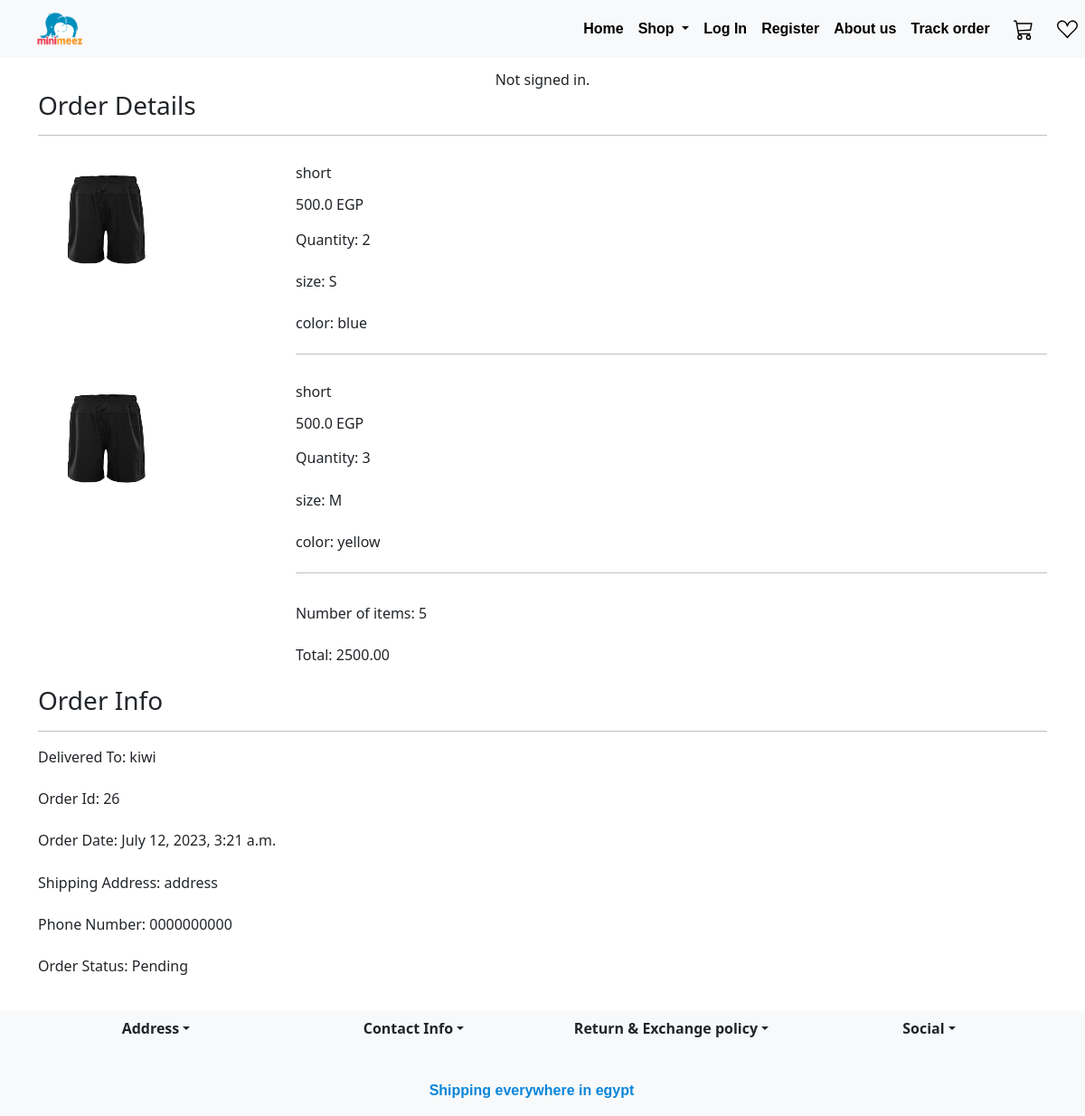
Page /orderDetails/26/ on the committed database.
### app/models.py (models this page shows, shortened)
class OrderItem(models.Model):
    order = models.ForeignKey(Order, on_delete=models.CASCADE, related_name="order_items")
    product = models.ForeignKey(product, on_delete=models.CASCADE)
    color = models.ForeignKey(Color, on_delete=models.CASCADE)
    size = models.ForeignKey(Size, on_delete=models.CASCADE)
    quantity = models.IntegerField(default=1)

class product(models.Model):
    GENDER_CHOICES = [
        ('male', 'male'),
        ('female', 'female'),
    ]
    title=models.CharField(max_length=64)
    img = models.ImageField(upload_to='app/images')
    price=models.FloatField()
    gender=models.CharField(max_length=64,choices=GENDER_CHOICES)
    category=models.ForeignKey(Category,on_delete=models.CASCADE,blank=True,null=True,related_name="category")
    color=models.ManyToManyField(Color)
    size=models.ManyToManyField(Size)

class Size(models.Model):
    name = models.CharField(max_length=64)
    def __str__(self):
        return self.name

class Color(models.Model):
    name = models.CharField(max_length=64)
    def __str__(self):
        return self.name

class Order(models.Model):
    user = models.ForeignKey(User, on_delete=models.CASCADE, blank=True, null=True, related_name="orders")
    total = models.DecimalField(max_digits=10, decimal_places=2)
    order_date = models.DateTimeField(default= datetime.now())
    statusChoices= [
        ('Pending', 'Pending'),
        ("accepted","accepted"),
        ("out for delivery","out for delivery"),
        ('Delivered', 'Delivered'),
        ('Cancelled', 'Cancelled'),
    ]
    status=models.CharField(max_length=64,default="Pending",choices=statusChoices)

class User(AbstractUser):
    phone_number = models.CharField(max_length=20 ,default="0000000000")
    address = models.CharField(max_length=100,default="address")
    def __str__(self):
        return f"{self.username}"

### app/views.py (the view)
# urls.py: path('orderDetails/<int:id>/', views.orderDetails, name='orderDetails'),
def orderDetails(request, id):
    order = Order.objects.get(pk=id)
    orderItems = OrderItem.objects.filter(order=order)
    orderCount = 0
    for item in orderItems:
        orderCount=orderCount+item.quantity
    return render(request, "app/orderDetails.html", {"order": order, "orderItems": orderItems, "orderCount": orderCount})

### app/context_processors.py (called while the page is built)
def cart_count(request):
    if request.user.is_authenticated:
        cart= Cart.objects.filter(user=request.user)
        count=0
        for i in cart:
            count+=i.quantity
    else:
        count = 0
    return {'cart_count': count}

def categories(request):
    return {
        'allCategories': Category.objects.all()
    }

def wishlist_count(request):
    if request.user.is_authenticated:
        count = Wishlist.objects.filter(user=request.user).count()
    else:
        count = 0
    return {'wishlist_count': count}

### app/templates/app/orderDetails.html (shortened to what this page needs)
{% extends "app/layout.html" %}
{% load static %}
{% block head %}
<link href="{% static 'app/css/cart.css' %}" rel="stylesheet">
{% endblock %}
{% block body %}
<div class="container">
    <h3>Order Details</h3>
    <hr style="color: black;">
    {% for orderItem in orderItems %}
    <div class="row">
        <div class="col-3">
            <img class="img-fluid" src="{{orderItem.product.img.url}}" style="height: 4cm;">
        </div>
        <div class="col-9">
            <p>
            <h6>{{ orderItem.product.title }}</h6>
            </p>
            <p>
            <h6>{{ orderItem.product.price }} EGP</h6>
            </p>
            <p>
            <h6 style="display: inline-block;">Quantity:</h6> {{ orderItem.quantity }}<p>
            <p>
            <h6 style="display: inline-block;">size:</h6> {{ orderItem.size }}<p>
            <p>
            <h6 style="display: inline-block;"> color:</h6> {{ orderItem.color }}<p>
                <hr style="color: black;">
        </div>
    </div>
    {% endfor %}
    <div class="row">
        <div class="col-3">
        </div>
        <div class="col-9">
            <p>
            <h6 style="display: inline-block;">Number of items:</h6> {{orderCount}}</p>
            <p>
            <h6 style="display: inline-block;">Total:</h6> {{ order.total}}</p>
        </div>
    </div>
    <div class="row">
        <div class="col">
            <h3>Order Info</h3>
            <hr style="color: black;">
            <p>
            <h6 style="display: inline-block;">Delivered To:</h6> {{order.user}}</p>
            <P>
            <h6 style="display: inline-block;">Order Id:</h6> {{order.id}}</P>
            <p>
            <h6 style="display: inline-block;">Order Date:</h6> {{ order.order_date}}</p>
            <p>
            <h6 style="display: inline-block;">Shipping Address:</h6> {{order.user.address}} </p>
            <p>
            <h6 style="display: inline-block;">Phone Number:</h6> {{order.user.phone_number}}</p>
            <p>
            <h6 style="display: inline-block;">Order Status:</h6> {{ order.status}}</p>
        </div>
    </div>
</div>
</div>
{% endblock %}

### app/static/app/css/cart.css (style rules this page uses)
body { min-height: 100vh; display: flex; flex-direction: column; }

### rows in the picture
OrderItem: product.img (picture), product "short", product.price "500.0", quantity "2", size "S", color "blue"
OrderItem: product.img (picture), product "short", product.price "500.0", quantity "3", size "M", color "yellow"
Order: total "2500.00", user "kiwi", id "26", order_date "July 12, 2023, 3:21 a.m.", user.address "address", user.phone_number "0000000000", status "Pending"

### other values in the picture
{{ orderCount }} "5"
